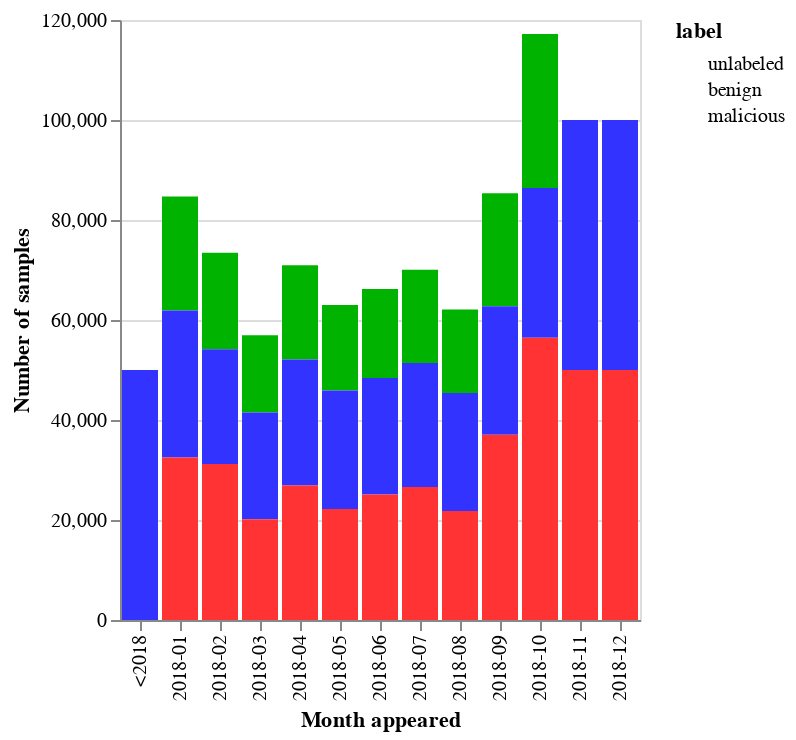

Notebook cell for this chart:
### Code cell
plotdf = emberdf.copy()
plotdf.loc[plotdf["appeared"] < "2018-01", "appeared"] = " <2018"
gbdf = plotdf.groupby(["appeared", "label"]).count().reset_index()
alt.Chart(gbdf).mark_bar().encode(
    alt.X('appeared:O', axis=alt.Axis(title='Month appeared')),
    alt.Y('sum(sha256):Q', axis=alt.Axis(title='Number of samples')),
    alt.Color('label:N', scale=alt.Scale(range=[green_unlabled, blue_benign, red_malicous]), legend=alt.Legend(values=["unlabeled", "benign", "malicious"]))
)

### Figure 1 — Vega-Lite specification as saved in the notebook (floating-point values rounded to 4 significant figures)
{"config": {"view": {"continuousWidth": 400, "continuousHeight": 300}}, "data": {"name": "data-58528f5c24b12afa02602281cb716a74"}, "mark": "bar", "encoding": {"color": {"field": "label", "legend": {"values": ["unlabeled", "benign", "malicious"]}, "scale": {"range": ["#00b300", "#3333ff", "#ff3333"]}, "type": "nominal"}, "x": {"axis": {"title": "Month appeared"}, "field": "appeared", "type": "ordinal"}, "y": {"aggregate": "sum", "axis": {"title": "Number of samples"}, "field": "sha256", "type": "quantitative"}}, "$schema": "https://vega.github.io/schema/vega-lite/v4.17.0.json", "datasets": {"data-58528f5c24b12afa02602281cb716a74": [{"appeared": " <2018", "label": 0, "sha256": 50000, "avclass": 0, "subset": 50000}, {"appeared": "2018-01", "label": -1, "sha256": 22788, "avclass": 10482, "subset": 22788}, {"appeared": "2018-01", "label": 0, "sha256": 29423, "avclass": 0, "subset": 29423}, {"appeared": "2018-01", "label": 1, "sha256": 32491, "avclass": 30723, "subset": 32491}, {"appeared": "2018-02", "label": -1, "sha256": 19319, "avclass": 9644, "subset": 19319}, {"appeared": "2018-02", "label": 0, "sha256": 22915, "avclass": 0, "subset": 22915}, {"appeared": "2018-02", "label": 1, "sha256": 31222, "avclass": 29368, "subset": 31222}, {"appeared": "2018-03", "label": -1, "sha256": 15404, "avclass": 6432, "subset": 15404}, {"appeared": "2018-03", "label": 0, "sha256": 21373, "avclass": 0, "subset": 21373}, {"appeared": "2018-03", "label": 1, "sha256": 20152, "avclass": 19080, "subset": 20152}, {"appeared": "2018-04", "label": -1, "sha256": 18880, "avclass": 8685, "subset": 18880}, {"appeared": "2018-04", "label": 0, "sha256": 25190, "avclass": 0, "subset": 25190}, {"appeared": "2018-04", "label": 1, "sha256": 26892, "avclass": 26061, "subset": 26892}, {"appeared": "2018-05", "label": -1, "sha256": 17088, "avclass": 7232, "subset": 17088}, {"appeared": "2018-05", "label": 0, "sha256": 23719, "avclass": 0, "subset": 23719}, {"appeared": "2018-05", "label": 1, "sha256": 22193, "avclass": 21530, "subset": 22193}, {"appeared": "2018-06", "label": -1, "sha256": 17794, "avclass": 8010, "subset": 17794}, {"appeared": "2018-06", "label": 0, "sha256": 23285, "avclass": 0, "subset": 23285}, {"appeared": "2018-06", "label": 1, "sha256": 25116, "avclass": 23963, "subset": 25116}, {"appeared": "2018-07", "label": -1, "sha256": 18643, "avclass": 8496, "subset": 18643}, {"appeared": "2018-07", "label": 0, "sha256": 24799, "avclass": 0, "subset": 24799}, {"appeared": "2018-07", "label": 1, "sha256": 26622, "avclass": 25880, "subset": 26622}, {"appeared": "2018-08", "label": -1, "sha256": 16693, "avclass": 6794, "subset": 16693}, {"appeared": "2018-08", "label": 0, "sha256": 23634, "avclass": 0, "subset": 23634}, {"appeared": "2018-08", "label": 1, "sha256": 21791, "avclass": 20590, "subset": 21791}, {"appeared": "2018-09", "label": -1, "sha256": 22583, "avclass": 11893, "subset": 22583}, {"appeared": "2018-09", "label": 0, "sha256": 25707, "avclass": 0, "subset": 25707}, {"appeared": "2018-09", "label": 1, "sha256": 37062, "avclass": 35708, "subset": 37062}, {"appeared": "2018-10", "label": -1, "sha256": 30808, "avclass": 18765, "subset": 30808}, {"appeared": "2018-10", "label": 0, "sha256": 29955, "avclass": 0, "subset": 29955}, {"appeared": "2018-10", "label": 1, "sha256": 56459, "avclass": 56343, "subset": 56459}, {"appeared": "2018-11", "label": 0, "sha256": 50000, "avclass": 0, "subset": 50000}, {"appeared": "2018-11", "label": 1, "sha256": 50000, "avclass": 49796, "subset": 50000}, {"appeared": "2018-12", "label": 0, "sha256": 50000, "avclass": 0, "subset": 50000}, {"appeared": "2018-12", "label": 1, "sha256": 50000, "avclass": 49525, "subset": 50000}]}}
